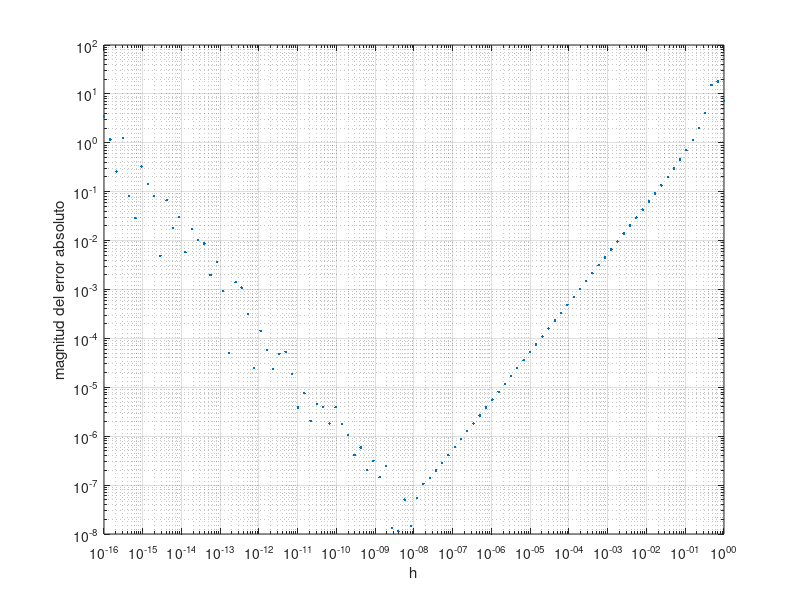

This figure's MATLAB source:
clc; %limpiar la consola

h = logspace(-16, 0, 100); % distribución logarítmica de valores a probar
                           % entre 10^-16 y 10^0

x = 1; % punto a evaluar
y = @tan; % función a derivar
dydx = sec(x).^2; % derivada real de la función

aprox = (y(x+h)-y(x))./h; % aproximación de la derivada por diferencias
                          % finitas hacia adelante

error = abs(aprox - dydx); % error absoluto de la aproximación

[min_e, I] = min(error); % valor mínimo e índice entre los errores calculados
min_h = h(I); % valor de h para el cual se obtuvo el mínimo error
min_v = aprox(I); % mejor aproximación

loglog(h, error, '.'); % graficar los puntos calculados en escala logarítmica
xlabel("h");
ylabel("magnitud del error absoluto");
grid;

printf(">Aproximación por diferencias finitas hacia adelante\n\n");
printf("función a proximar: "); display(y);
printf("para el valor: x=%d\n", x);
printf("valor real: %Le\n", dydx);
printf("mejor aproximación: %Le\n", min_v);
printf("menor error absoluto: %Le\n", min_e);
printf("mejor paso h encontrado: %Le\n", min_h);
printf("paso h sugerido sqrt(eps): %Le\n", sqrt(eps));
printf("diferencia entre los dos pasos h: %Le\n", abs(min_h-sqrt(eps)));


